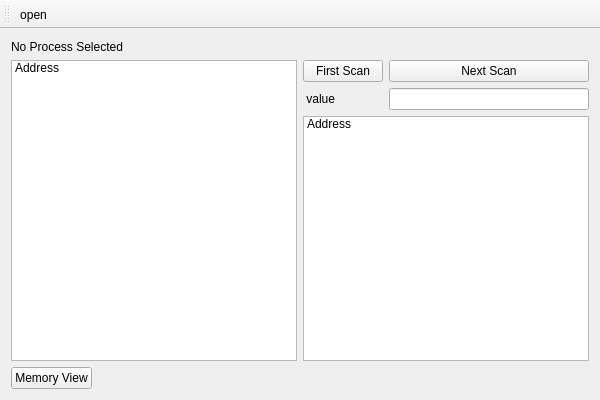
<?xml version="1.0" encoding="UTF-8"?>
<ui version="4.0">
 <class>memory_scannerClass</class>
 <widget class="QMainWindow" name="memory_scannerClass">
  <property name="geometry">
   <rect>
    <x>0</x>
    <y>0</y>
    <width>600</width>
    <height>400</height>
   </rect>
  </property>
  <property name="windowTitle">
   <string>memory_scanner</string>
  </property>
  <widget class="QWidget" name="centralWidget">
   <layout class="QVBoxLayout" name="verticalLayout">
    <item>
     <widget class="QLabel" name="label_2">
      <property name="text">
       <string>No Process Selected</string>
      </property>
     </widget>
    </item>
    <item>
     <layout class="QHBoxLayout" name="horizontalLayout">
      <item>
       <widget class="QListWidget" name="list_widget_all">
        <item>
         <property name="text">
          <string>Address</string>
         </property>
        </item>
       </widget>
      </item>
      <item>
       <layout class="QFormLayout" name="formLayout">
        <item row="0" column="0">
         <widget class="QPushButton" name="btn_first_scan">
          <property name="text">
           <string>First Scan</string>
          </property>
         </widget>
        </item>
        <item row="0" column="1">
         <widget class="QPushButton" name="btn_next_scan">
          <property name="text">
           <string>Next Scan</string>
          </property>
         </widget>
        </item>
        <item row="1" column="0">
         <widget class="QLabel" name="label">
          <property name="text">
           <string> value</string>
          </property>
         </widget>
        </item>
        <item row="1" column="1">
         <widget class="QLineEdit" name="lineEdit"/>
        </item>
        <item row="2" column="0" colspan="2">
         <widget class="QListWidget" name="listWidget">
          <item>
           <property name="text">
            <string>Address</string>
           </property>
          </item>
         </widget>
        </item>
       </layout>
      </item>
     </layout>
    </item>
    <item>
     <layout class="QHBoxLayout" name="horizontalLayout_2">
      <item>
       <widget class="QPushButton" name="btn_memory_view">
        <property name="text">
         <string>Memory View</string>
        </property>
       </widget>
      </item>
      <item>
       <spacer name="horizontalSpacer">
        <property name="orientation">
         <enum>Qt::Horizontal</enum>
        </property>
        <property name="sizeHint" stdset="0">
         <size>
          <width>40</width>
          <height>20</height>
         </size>
        </property>
       </spacer>
      </item>
     </layout>
    </item>
   </layout>
  </widget>
  <widget class="QToolBar" name="toolBar">
   <property name="windowTitle">
    <string>toolBar</string>
   </property>
   <attribute name="toolBarArea">
    <enum>TopToolBarArea</enum>
   </attribute>
   <attribute name="toolBarBreak">
    <bool>false</bool>
   </attribute>
   <addaction name="actionOpenProcess"/>
  </widget>
  <action name="actionOpenProcess">
   <property name="icon">
    <iconset>
     <selectedon>:/memory_scanner/icon/icons-search.png</selectedon>
    </iconset>
   </property>
   <property name="text">
    <string>open</string>
   </property>
  </action>
 </widget>
 <layoutdefault spacing="6" margin="11"/>
 <resources>
  <include location="memory_scanner.qrc"/>
 </resources>
 <connections/>
</ui>
